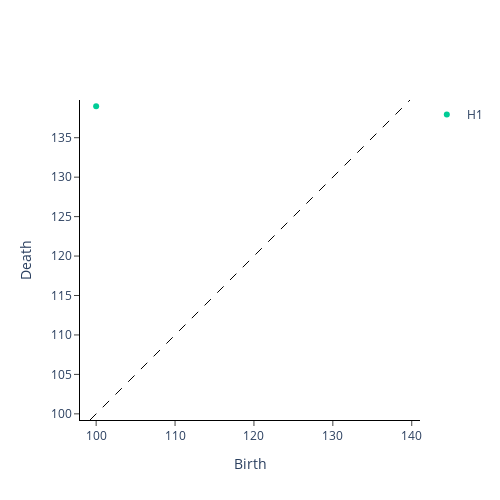

Notebook code cell kept with this figure:
### Code cell
X = numpy.array([[
    [ 115, 119, 119, 119, 119 ],
    [ 115, 94, 94, 94, 114 ],
    [ 115, 94, 139, 100, 114 ],
    [ 115, 94, 99, 99, 114 ],
    [ 115, 117, 117, 117, 117 ]
]])

gtda.homology.CubicalPersistence(homology_dimensions = list(range(0, 5))).fit_transform_plot(X)
plot(X[0], 99)

### Figure 1 — Plotly figure (JSON) as saved in the notebook; plotly's stock layout.template omitted (floating-point values rounded to 4 significant figures)
{"data": [{"hoverinfo": "none", "line": {"color": "black", "dash": "dash", "width": 1}, "mode": "lines", "showlegend": false, "type": "scatter", "x": [99.22, 139.8], "y": [99.22, 139.8]}, {"hoverinfo": "text", "hovertext": [], "mode": "markers", "name": "H0", "type": "scatter", "x": [], "y": []}, {"hoverinfo": "text", "hovertext": ["(100.0, 139.0)"], "mode": "markers", "name": "H1", "type": "scatter", "x": [100], "y": [139]}, {"hoverinfo": "text", "hovertext": [], "mode": "markers", "name": "H2", "type": "scatter", "x": [], "y": []}, {"hoverinfo": "text", "hovertext": [], "mode": "markers", "name": "H3", "type": "scatter", "x": [], "y": []}, {"hoverinfo": "text", "hovertext": [], "mode": "markers", "name": "H4", "type": "scatter", "x": [], "y": []}], "layout": {"height": 500, "plot_bgcolor": "white", "width": 500, "xaxis": {"autorange": false, "exponentformat": "e", "linecolor": "black", "linewidth": 1, "mirror": false, "range": [99.22, 139.8], "showexponent": "all", "showline": true, "side": "bottom", "ticks": "outside", "title": {"text": "Birth"}, "type": "linear", "zeroline": true}, "yaxis": {"autorange": false, "exponentformat": "e", "linecolor": "black", "linewidth": 1, "mirror": false, "range": [99.22, 139.8], "scaleanchor": "x", "scaleratio": 1, "showexponent": "all", "showline": true, "side": "left", "ticks": "outside", "title": {"text": "Death"}, "type": "linear", "zeroline": true}}}
